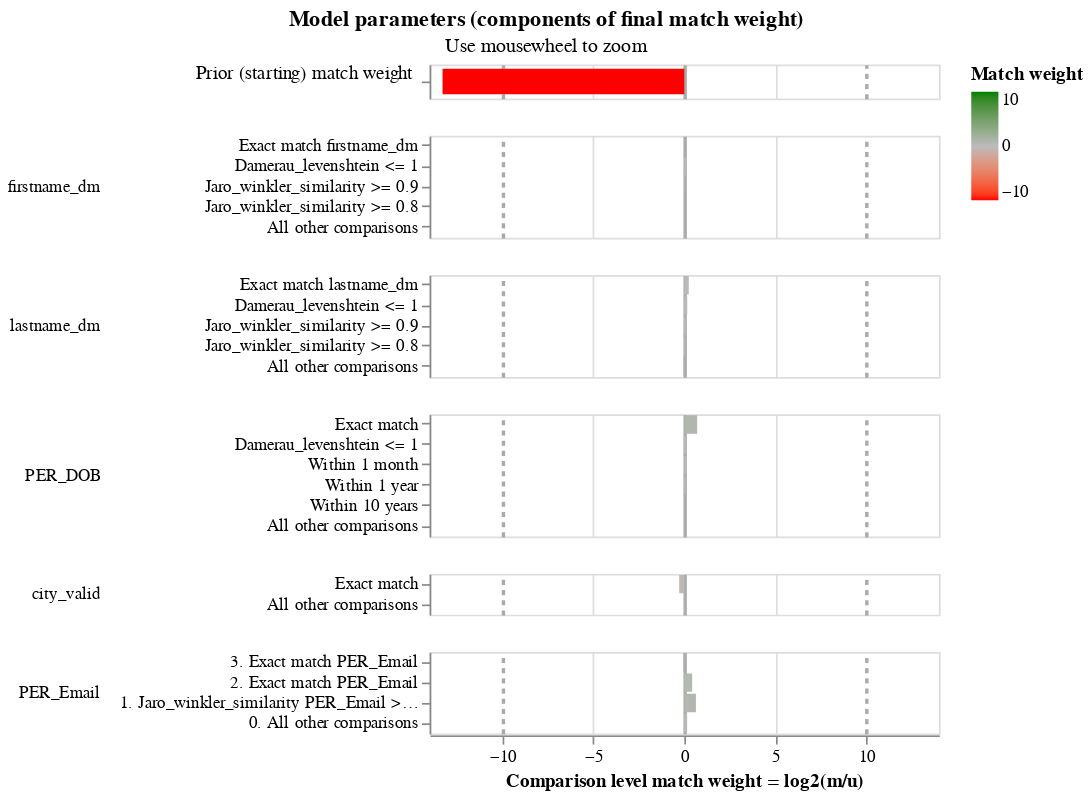

The notebook cell saved with this chart:
### Code cell
linker.match_weights_chart()

### Figure 1 — Vega-Lite specification as saved in the notebook (floating-point values rounded to 4 significant figures)
{"config": {"view": {"continuousWidth": 300, "continuousHeight": 300, "discreteHeight": 60, "discreteWidth": 400}, "header": {"title": null}, "mark": {"tooltip": null}, "title": {"anchor": "middle"}}, "vconcat": [{"mark": {"type": "bar", "clip": true, "height": 15}, "encoding": {"color": {"field": "log2_bayes_factor", "scale": {"domain": [-10, 0, 10], "interpolate": "lab", "range": ["red", "#bbbbbb", "green"]}, "title": "Match weight", "type": "quantitative"}, "tooltip": [{"field": "comparison_name", "title": "Comparison name", "type": "nominal"}, {"field": "probability_two_random_records_match", "format": ".4f", "title": "Probability two random records match", "type": "nominal"}, {"field": "log2_bayes_factor", "format": ",.4f", "title": "Equivalent match weight", "type": "quantitative"}, {"field": "bayes_factor_description", "title": "Match weight description", "type": "nominal"}], "x": {"axis": {"domain": false, "gridColor": {"condition": {"test": "abs(datum.value / 10)  <= 1 & datum.value % 10 === 0", "value": "#aaa"}, "value": "#ddd"}, "gridDash": {"condition": {"test": "abs(datum.value / 10) == 1", "value": [3]}, "value": null}, "gridWidth": {"condition": {"test": "abs(datum.value / 10)  <= 1 & datum.value % 10 === 0", "value": 2}, "value": 1}, "labels": false, "ticks": false, "title": ""}, "field": "log2_bayes_factor", "scale": {"domain": [-14, 14]}, "type": "quantitative"}, "y": {"axis": {"title": "Prior (starting) match weight", "titleAlign": "right", "titleAngle": 0, "titleFontWeight": "normal"}, "field": "label_for_charts", "sort": {"field": "comparison_vector_value", "order": "descending"}, "type": "nominal"}}, "height": 20, "transform": [{"filter": "(datum.comparison_name == 'probability_two_random_records_match')"}]}, {"mark": {"type": "bar", "clip": true}, "encoding": {"color": {"field": "log2_bayes_factor", "scale": {"domain": [-10, 0, 10], "interpolate": "lab", "range": ["red", "#bbbbbb", "green"]}, "title": "Match weight", "type": "quantitative"}, "row": {"field": "comparison_name", "header": {"labelAlign": "left", "labelAnchor": "middle", "labelAngle": 0}, "sort": {"field": "comparison_sort_order"}, "type": "nominal"}, "tooltip": [{"field": "comparison_name", "title": "Comparison name", "type": "nominal"}, {"field": "label_for_charts", "title": "Label", "type": "ordinal"}, {"field": "sql_condition", "title": "SQL condition", "type": "nominal"}, {"field": "m_probability", "format": ".4f", "title": "M probability", "type": "quantitative"}, {"field": "u_probability", "format": ".4f", "title": "U probability", "type": "quantitative"}, {"field": "bayes_factor", "format": ",.4f", "title": "Bayes factor = m/u", "type": "quantitative"}, {"field": "log2_bayes_factor", "format": ",.4f", "title": "Match weight = log2(m/u)", "type": "quantitative"}, {"field": "bayes_factor_description", "title": "Match weight description", "type": "nominal"}], "x": {"axis": {"gridColor": {"condition": {"test": "abs(datum.value / 10)  <= 1 & datum.value % 10 === 0", "value": "#aaa"}, "value": "#ddd"}, "gridDash": {"condition": {"test": "abs(datum.value / 10) == 1", "value": [3]}, "value": null}, "gridWidth": {"condition": {"test": "abs(datum.value / 10)  <= 1 & datum.value % 10 === 0", "value": 2}, "value": 1}, "title": "Comparison level match weight = log2(m/u)"}, "field": "log2_bayes_factor", "scale": {"domain": [-14, 14]}, "type": "quantitative"}, "y": {"axis": {"title": null}, "field": "label_for_charts", "sort": {"field": "comparison_vector_value", "order": "descending"}, "type": "nominal"}}, "height": {"step": 12}, "resolve": {"axis": {"y": "independent"}, "scale": {"y": "independent"}}, "transform": [{"filter": "(datum.comparison_name != 'probability_two_random_records_match')"}]}], "data": {"name": "data-eb98d1e1f96c6d439c9dbaa30d114595"}, "params": [{"name": "mouse_zoom", "select": {"type": "interval", "encodings": ["x"]}, "bind": "scales", "views": []}], "resolve": {"axis": {"y": "independent"}, "scale": {"y": "independent"}}, "title": {"text": "Model parameters (components of final match weight)", "subtitle": "Use mousewheel to zoom"}, "$schema": "https://vega.github.io/schema/vega-lite/v5.9.3.json", "datasets": {"data-eb98d1e1f96c6d439c9dbaa30d114595": [{"comparison_name": "probability_two_random_records_match", "sql_condition": null, "label_for_charts": "", "m_probability": null, "u_probability": null, "m_probability_description": null, "u_probability_description": null, "has_tf_adjustments": false, "tf_adjustment_column": null, "tf_adjustment_weight": null, "is_null_level": false, "bayes_factor": 0.0001, "log2_bayes_factor": -13.29, "comparison_vector_value": 0, "max_comparison_vector_value": 0, "bayes_factor_description": "The probability that two random records drawn at random match is 0.000 or one in  10,000.0 records.This is equivalent to a starting match weight of -13.288.", "probability_two_random_records_match": 0.0001, "comparison_sort_order": -1}, {"comparison_name": "firstname_dm", "sql_condition": "\"firstname_dm_l\" = \"firstname_dm_r\"", "label_for_charts": "Exact match firstname_dm", "m_probability": 0.003797, "u_probability": 0.003807, "m_probability_description": "Amongst matching record comparisons, 0.38% of records are in the exact match firstname_dm comparison level", "u_probability_description": "Amongst non-matching record comparisons, 0.38% of records are in the exact match firstname_dm comparison level", "has_tf_adjustments": false, "tf_adjustment_column": null, "tf_adjustment_weight": 1.0, "is_null_level": false, "bayes_factor": 0.9975, "log2_bayes_factor": -0.003556, "comparison_vector_value": 4, "max_comparison_vector_value": 4, "bayes_factor_description": "If comparison level is `exact match firstname_dm` then comparison is  1.00 times less likely to be a match", "probability_two_random_records_match": 0.0001, "comparison_sort_order": 0}, {"comparison_name": "firstname_dm", "sql_condition": "damerau_levenshtein(\"firstname_dm_l\", \"firstname_dm_r\") <= 1", "label_for_charts": "Damerau_levenshtein <= 1", "m_probability": 0.02067, "u_probability": 0.01931, "m_probability_description": "Amongst matching record comparisons, 2.07% of records are in the damerau_levenshtein <= 1 comparison level", "u_probability_description": "Amongst non-matching record comparisons, 1.93% of records are in the damerau_levenshtein <= 1 comparison level", "has_tf_adjustments": false, "tf_adjustment_column": null, "tf_adjustment_weight": 1.0, "is_null_level": false, "bayes_factor": 1.07, "log2_bayes_factor": 0.09774, "comparison_vector_value": 3, "max_comparison_vector_value": 4, "bayes_factor_description": "If comparison level is `damerau_levenshtein <= 1` then comparison is 1.07 times more likely to be a match", "probability_two_random_records_match": 0.0001, "comparison_sort_order": 0}, {"comparison_name": "firstname_dm", "sql_condition": "jaro_winkler_similarity(\"firstname_dm_l\", \"firstname_dm_r\") >= 0.9", "label_for_charts": "Jaro_winkler_similarity >= 0.9", "m_probability": 0.03234, "u_probability": 0.03185, "m_probability_description": "Amongst matching record comparisons, 3.23% of records are in the jaro_winkler_similarity >= 0.9 comparison level", "u_probability_description": "Amongst non-matching record comparisons, 3.19% of records are in the jaro_winkler_similarity >= 0.9 comparison level", "has_tf_adjustments": false, "tf_adjustment_column": null, "tf_adjustment_weight": 1.0, "is_null_level": false, "bayes_factor": 1.015, "log2_bayes_factor": 0.0221, "comparison_vector_value": 2, "max_comparison_vector_value": 4, "bayes_factor_description": "If comparison level is `jaro_winkler_similarity >= 0.9` then comparison is 1.02 times more likely to be a match", "probability_two_random_records_match": 0.0001, "comparison_sort_order": 0}, {"comparison_name": "firstname_dm", "sql_condition": "jaro_winkler_similarity(\"firstname_dm_l\", \"firstname_dm_r\") >= 0.8", "label_for_charts": "Jaro_winkler_similarity >= 0.8", "m_probability": 0.3674, "u_probability": 0.3636, "m_probability_description": "Amongst matching record comparisons, 36.74% of records are in the jaro_winkler_similarity >= 0.8 comparison level", "u_probability_description": "Amongst non-matching record comparisons, 36.36% of records are in the jaro_winkler_similarity >= 0.8 comparison level", "has_tf_adjustments": false, "tf_adjustment_column": null, "tf_adjustment_weight": 1.0, "is_null_level": false, "bayes_factor": 1.011, "log2_bayes_factor": 0.01508, "comparison_vector_value": 1, "max_comparison_vector_value": 4, "bayes_factor_description": "If comparison level is `jaro_winkler_similarity >= 0.8` then comparison is 1.01 times more likely to be a match", "probability_two_random_records_match": 0.0001, "comparison_sort_order": 0}, {"comparison_name": "firstname_dm", "sql_condition": "ELSE", "label_for_charts": "All other comparisons", "m_probability": 0.5758, "u_probability": 0.5814, "m_probability_description": "Amongst matching record comparisons, 57.58% of records are in the all other comparisons comparison level", "u_probability_description": "Amongst non-matching record comparisons, 58.14% of records are in the all other comparisons comparison level", "has_tf_adjustments": false, "tf_adjustment_column": null, "tf_adjustment_weight": 1.0, "is_null_level": false, "bayes_factor": 0.9903, "log2_bayes_factor": -0.01411, "comparison_vector_value": 0, "max_comparison_vector_value": 4, "bayes_factor_description": "If comparison level is `all other comparisons` then comparison is  1.01 times less likely to be a match", "probability_two_random_records_match": 0.0001, "comparison_sort_order": 0}, {"comparison_name": "lastname_dm", "sql_condition": "\"lastname_dm_l\" = \"lastname_dm_r\"", "label_for_charts": "Exact match lastname_dm", "m_probability": 0.002851, "u_probability": 0.002405, "m_probability_description": "Amongst matching record comparisons, 0.29% of records are in the exact match lastname_dm comparison level", "u_probability_description": "Amongst non-matching record comparisons, 0.24% of records are in the exact match lastname_dm comparison level", "has_tf_adjustments": false, "tf_adjustment_column": null, "tf_adjustment_weight": 1.0, "is_null_level": false, "bayes_factor": 1.185, "log2_bayes_factor": 0.2454, "comparison_vector_value": 4, "max_comparison_vector_value": 4, "bayes_factor_description": "If comparison level is `exact match lastname_dm` then comparison is 1.19 times more likely to be a match", "probability_two_random_records_match": 0.0001, "comparison_sort_order": 1}, {"comparison_name": "lastname_dm", "sql_condition": "damerau_levenshtein(\"lastname_dm_l\", \"lastname_dm_r\") <= 1", "label_for_charts": "Damerau_levenshtein <= 1", "m_probability": 0.02143, "u_probability": 0.01915, "m_probability_description": "Amongst matching record comparisons, 2.14% of records are in the damerau_levenshtein <= 1 comparison level", "u_probability_description": "Amongst non-matching record comparisons, 1.92% of records are in the damerau_levenshtein <= 1 comparison level", "has_tf_adjustments": false, "tf_adjustment_column": null, "tf_adjustment_weight": 1.0, "is_null_level": false, "bayes_factor": 1.119, "log2_bayes_factor": 0.162, "comparison_vector_value": 3, "max_comparison_vector_value": 4, "bayes_factor_description": "If comparison level is `damerau_levenshtein <= 1` then comparison is 1.12 times more likely to be a match", "probability_two_random_records_match": 0.0001, "comparison_sort_order": 1}, {"comparison_name": "lastname_dm", "sql_condition": "jaro_winkler_similarity(\"lastname_dm_l\", \"lastname_dm_r\") >= 0.9", "label_for_charts": "Jaro_winkler_similarity >= 0.9", "m_probability": 0.03552, "u_probability": 0.03348, "m_probability_description": "Amongst matching record comparisons, 3.55% of records are in the jaro_winkler_similarity >= 0.9 comparison level", "u_probability_description": "Amongst non-matching record comparisons, 3.35% of records are in the jaro_winkler_similarity >= 0.9 comparison level", "has_tf_adjustments": false, "tf_adjustment_column": null, "tf_adjustment_weight": 1.0, "is_null_level": false, "bayes_factor": 1.061, "log2_bayes_factor": 0.08536, "comparison_vector_value": 2, "max_comparison_vector_value": 4, "bayes_factor_description": "If comparison level is `jaro_winkler_similarity >= 0.9` then comparison is 1.06 times more likely to be a match", "probability_two_random_records_match": 0.0001, "comparison_sort_order": 1}, {"comparison_name": "lastname_dm", "sql_condition": "jaro_winkler_similarity(\"lastname_dm_l\", \"lastname_dm_r\") >= 0.8", "label_for_charts": "Jaro_winkler_similarity >= 0.8", "m_probability": 0.4114, "u_probability": 0.396, "m_probability_description": "Amongst matching record comparisons, 41.14% of records are in the jaro_winkler_similarity >= 0.8 comparison level", "u_probability_description": "Amongst non-matching record comparisons, 39.60% of records are in the jaro_winkler_similarity >= 0.8 comparison level", "has_tf_adjustments": false, "tf_adjustment_column": null, "tf_adjustment_weight": 1.0, "is_null_level": false, "bayes_factor": 1.039, "log2_bayes_factor": 0.0552, "comparison_vector_value": 1, "max_comparison_vector_value": 4, "bayes_factor_description": "If comparison level is `jaro_winkler_similarity >= 0.8` then comparison is 1.04 times more likely to be a match", "probability_two_random_records_match": 0.0001, "comparison_sort_order": 1}, {"comparison_name": "lastname_dm", "sql_condition": "ELSE", "label_for_charts": "All other comparisons", "m_probability": 0.5288, "u_probability": 0.549, "m_probability_description": "Amongst matching record comparisons, 52.88% of records are in the all other comparisons comparison level", "u_probability_description": "Amongst non-matching record comparisons, 54.90% of records are in the all other comparisons comparison level", "has_tf_adjustments": false, "tf_adjustment_column": null, "tf_adjustment_weight": 1.0, "is_null_level": false, "bayes_factor": 0.9632, "log2_bayes_factor": -0.0541, "comparison_vector_value": 0, "max_comparison_vector_value": 4, "bayes_factor_description": "If comparison level is `all other comparisons` then comparison is  1.04 times less likely to be a match", "probability_two_random_records_match": 0.0001, "comparison_sort_order": 1}, {"comparison_name": "PER_DOB", "sql_condition": "\"PER_DOB_l\" = \"PER_DOB_r\"", "label_for_charts": "Exact match", "m_probability": 0.000121, "u_probability": 7.417e-05, "m_probability_description": "Amongst matching record comparisons, 0.01% of records are in the exact match comparison level", "u_probability_description": "Amongst non-matching record comparisons, 0.01% of records are in the exact match comparison level", "has_tf_adjustments": false, "tf_adjustment_column": null, "tf_adjustment_weight": 1.0, "is_null_level": false, "bayes_factor": 1.632, "log2_bayes_factor": 0.7064, "comparison_vector_value": 5, "max_comparison_vector_value": 5, "bayes_factor_description": "If comparison level is `exact match` then comparison is 1.63 times more likely to be a match", "probability_two_random_records_match": 0.0001, "comparison_sort_order": 2}, {"comparison_name": "PER_DOB", "sql_condition": "damerau_levenshtein(\"PER_DOB_l\", \"PER_DOB_r\") <= 1", "label_for_charts": "Damerau_levenshtein <= 1", "m_probability": 0.001542, "u_probability": 0.001452, "m_probability_description": "Amongst matching record comparisons, 0.15% of records are in the damerau_levenshtein <= 1 comparison level", "u_probability_description": "Amongst non-matching record comparisons, 0.15% of records are in the damerau_levenshtein <= 1 comparison level", "has_tf_adjustments": false, "tf_adjustment_column": null, "tf_adjustment_weight": 1.0, "is_null_level": false, "bayes_factor": 1.062, "log2_bayes_factor": 0.0868, "comparison_vector_value": 4, "max_comparison_vector_value": 5, "bayes_factor_description": "If comparison level is `damerau_levenshtein <= 1` then comparison is 1.06 times more likely to be a match", "probability_two_random_records_match": 0.0001, "comparison_sort_order": 2}, {"comparison_name": "PER_DOB", "sql_condition": "\n            abs(date_diff('month', \"PER_DOB_l\",\n              \"PER_DOB_r\")) <= 1\n        ", "label_for_charts": "Within 1 month", "m_probability": 0.003751, "u_probability": 0.003485, "m_probability_description": "Amongst matching record comparisons, 0.38% of records are in the within 1 month comparison level", "u_probability_description": "Amongst non-matching record comparisons, 0.35% of records are in the within 1 month comparison level", "has_tf_adjustments": false, "tf_adjustment_column": null, "tf_adjustment_weight": 1.0, "is_null_level": false, "bayes_factor": 1.076, "log2_bayes_factor": 0.1062, "comparison_vector_value": 3, "max_comparison_vector_value": 5, "bayes_factor_description": "If comparison level is `within 1 month` then comparison is 1.08 times more likely to be a match", "probability_two_random_records_match": 0.0001, "comparison_sort_order": 2}, {"comparison_name": "PER_DOB", "sql_condition": "\n            abs(date_diff('year', \"PER_DOB_l\",\n              \"PER_DOB_r\")) <= 1\n        ", "label_for_charts": "Within 1 year", "m_probability": 0.04626, "u_probability": 0.04416, "m_probability_description": "Amongst matching record comparisons, 4.63% of records are in the within 1 year comparison level", "u_probability_description": "Amongst non-matching record comparisons, 4.42% of records are in the within 1 year comparison level", "has_tf_adjustments": false, "tf_adjustment_column": null, "tf_adjustment_weight": 1.0, "is_null_level": false, "bayes_factor": 1.048, "log2_bayes_factor": 0.06716, "comparison_vector_value": 2, "max_comparison_vector_value": 5, "bayes_factor_description": "If comparison level is `within 1 year` then comparison is 1.05 times more likely to be a match", "probability_two_random_records_match": 0.0001, "comparison_sort_order": 2}, {"comparison_name": "PER_DOB", "sql_condition": "\n            abs(date_diff('year', \"PER_DOB_l\",\n              \"PER_DOB_r\")) <= 10\n        ", "label_for_charts": "Within 10 years", "m_probability": 0.2682, "u_probability": 0.2656, "m_probability_description": "Amongst matching record comparisons, 26.82% of records are in the within 10 years comparison level", "u_probability_description": "Amongst non-matching record comparisons, 26.56% of records are in the within 10 years comparison level", "has_tf_adjustments": false, "tf_adjustment_column": null, "tf_adjustment_weight": 1.0, "is_null_level": false, "bayes_factor": 1.01, "log2_bayes_factor": 0.01398, "comparison_vector_value": 1, "max_comparison_vector_value": 5, "bayes_factor_description": "If comparison level is `within 10 years` then comparison is 1.01 times more likely to be a match", "probability_two_random_records_match": 0.0001, "comparison_sort_order": 2}, {"comparison_name": "PER_DOB", "sql_condition": "ELSE", "label_for_charts": "All other comparisons", "m_probability": 0.6802, "u_probability": 0.6853, "m_probability_description": "Amongst matching record comparisons, 68.02% of records are in the all other comparisons comparison level", "u_probability_description": "Amongst non-matching record comparisons, 68.53% of records are in the all other comparisons comparison level", "has_tf_adjustments": false, "tf_adjustment_column": null, "tf_adjustment_weight": 1.0, "is_null_level": false, "bayes_factor": 0.9926, "log2_bayes_factor": -0.01076, "comparison_vector_value": 0, "max_comparison_vector_value": 5, "bayes_factor_description": "If comparison level is `all other comparisons` then comparison is  1.01 times less likely to be a match", "probability_two_random_records_match": 0.0001, "comparison_sort_order": 2}, {"comparison_name": "city_valid", "sql_condition": "\"city_valid_l\" = \"city_valid_r\"", "label_for_charts": "Exact match", "m_probability": 0.08307, "u_probability": 0.1008, "m_probability_description": "Amongst matching record comparisons, 8.31% of records are in the exact match comparison level", "u_probability_description": "Amongst non-matching record comparisons, 10.08% of records are in the exact match comparison level", "has_tf_adjustments": true, "tf_adjustment_column": "city_valid", "tf_adjustment_weight": 1.0, "is_null_level": false, "bayes_factor": 0.8238, "log2_bayes_factor": -0.2797, "comparison_vector_value": 1, "max_comparison_vector_value": 1, "bayes_factor_description": "If comparison level is `exact match` then comparison is  1.21 times less likely to be a match", "probability_two_random_records_match": 0.0001, "comparison_sort_order": 3}, {"comparison_name": "city_valid", "sql_condition": "ELSE", "label_for_charts": "All other comparisons", "m_probability": 0.9169, "u_probability": 0.8992, "m_probability_description": "Amongst matching record comparisons, 91.69% of records are in the all other comparisons comparison level", "u_probability_description": "Amongst non-matching record comparisons, 89.92% of records are in the all other comparisons comparison level", "has_tf_adjustments": false, "tf_adjustment_column": null, "tf_adjustment_weight": 1.0, "is_null_level": false, "bayes_factor": 1.02, "log2_bayes_factor": 0.02823, "comparison_vector_value": 0, "max_comparison_vector_value": 1, "bayes_factor_description": "If comparison level is `all other comparisons` then comparison is 1.02 times more likely to be a match", "probability_two_random_records_match": 0.0001, "comparison_sort_order": 3}, {"comparison_name": "PER_Email", "sql_condition": "\"PER_Email_l\" = \"PER_Email_r\"", "label_for_charts": "3. Exact match PER_Email", "m_probability": 0.6844, "u_probability": 0.717, "m_probability_description": "Amongst matching record comparisons, 68.44% of records are in the exact match per_email comparison level", "u_probability_description": "Amongst non-matching record comparisons, 71.70% of records are in the exact match per_email comparison level", "has_tf_adjustments": false, "tf_adjustment_column": null, "tf_adjustment_weight": 1.0, "is_null_level": false, "bayes_factor": 0.9547, "log2_bayes_factor": -0.06695, "comparison_vector_value": 3, "max_comparison_vector_value": 3, "bayes_factor_description": "If comparison level is `exact match per_email` then comparison is  1.05 times less likely to be a match", "probability_two_random_records_match": 0.0001, "comparison_sort_order": 4}, {"comparison_name": "PER_Email", "sql_condition": "\n        regexp_extract(\"PER_Email_l\", '^[^@]+')\n     = \n        regexp_extract(\"PER_Email_r\", '^[^@]+')\n    ", "label_for_charts": "2. Exact match PER_Email", "m_probability": 3.183e-05, "u_probability": 2.359e-05, "m_probability_description": "Amongst matching record comparisons, 0.00% of records are in the exact match per_email comparison level", "u_probability_description": "Amongst non-matching record comparisons, 0.00% of records are in the exact match per_email comparison level", "has_tf_adjustments": false, "tf_adjustment_column": null, "tf_adjustment_weight": 1.0, "is_null_level": false, "bayes_factor": 1.349, "log2_bayes_factor": 0.4321, "comparison_vector_value": 2, "max_comparison_vector_value": 3, "bayes_factor_description": "If comparison level is `exact match per_email` then comparison is 1.35 times more likely to be a match", "probability_two_random_records_match": 0.0001, "comparison_sort_order": 4}, {"comparison_name": "PER_Email", "sql_condition": "jaro_winkler_similarity(\"PER_Email_l\", \"PER_Email_r\") >= 0.88", "label_for_charts": "1. Jaro_winkler_similarity PER_Email >= 0.88", "m_probability": 2.042e-06, "u_probability": 1.311e-06, "m_probability_description": "Amongst matching record comparisons, 0.00% of records are in the jaro_winkler_similarity per_email >= 0.88 comparison level", "u_probability_description": "Amongst non-matching record comparisons, 0.00% of records are in the jaro_winkler_similarity per_email >= 0.88 comparison level", "has_tf_adjustments": false, "tf_adjustment_column": null, "tf_adjustment_weight": 1.0, "is_null_level": false, "bayes_factor": 1.558, "log2_bayes_factor": 0.6394, "comparison_vector_value": 1, "max_comparison_vector_value": 3, "bayes_factor_description": "If comparison level is `jaro_winkler_similarity per_email >= 0.88` then comparison is 1.56 times more likely to be a match", "probability_two_random_records_match": 0.0001, "comparison_sort_order": 4}, {"comparison_name": "PER_Email", "sql_condition": "ELSE", "label_for_charts": "0. All other comparisons", "m_probability": 0.3155, "u_probability": 0.283, "m_probability_description": "Amongst matching record comparisons, 31.55% of records are in the all other comparisons comparison level", "u_probability_description": "Amongst non-matching record comparisons, 28.30% of records are in the all other comparisons comparison level", "has_tf_adjustments": false, "tf_adjustment_column": null, "tf_adjustment_weight": 1.0, "is_null_level": false, "bayes_factor": 1.115, "log2_bayes_factor": 0.1568, "comparison_vector_value": 0, "max_comparison_vector_value": 3, "bayes_factor_description": "If comparison level is `all other comparisons` then comparison is 1.11 times more likely to be a match", "probability_two_random_records_match": 0.0001, "comparison_sort_order": 4}]}}
